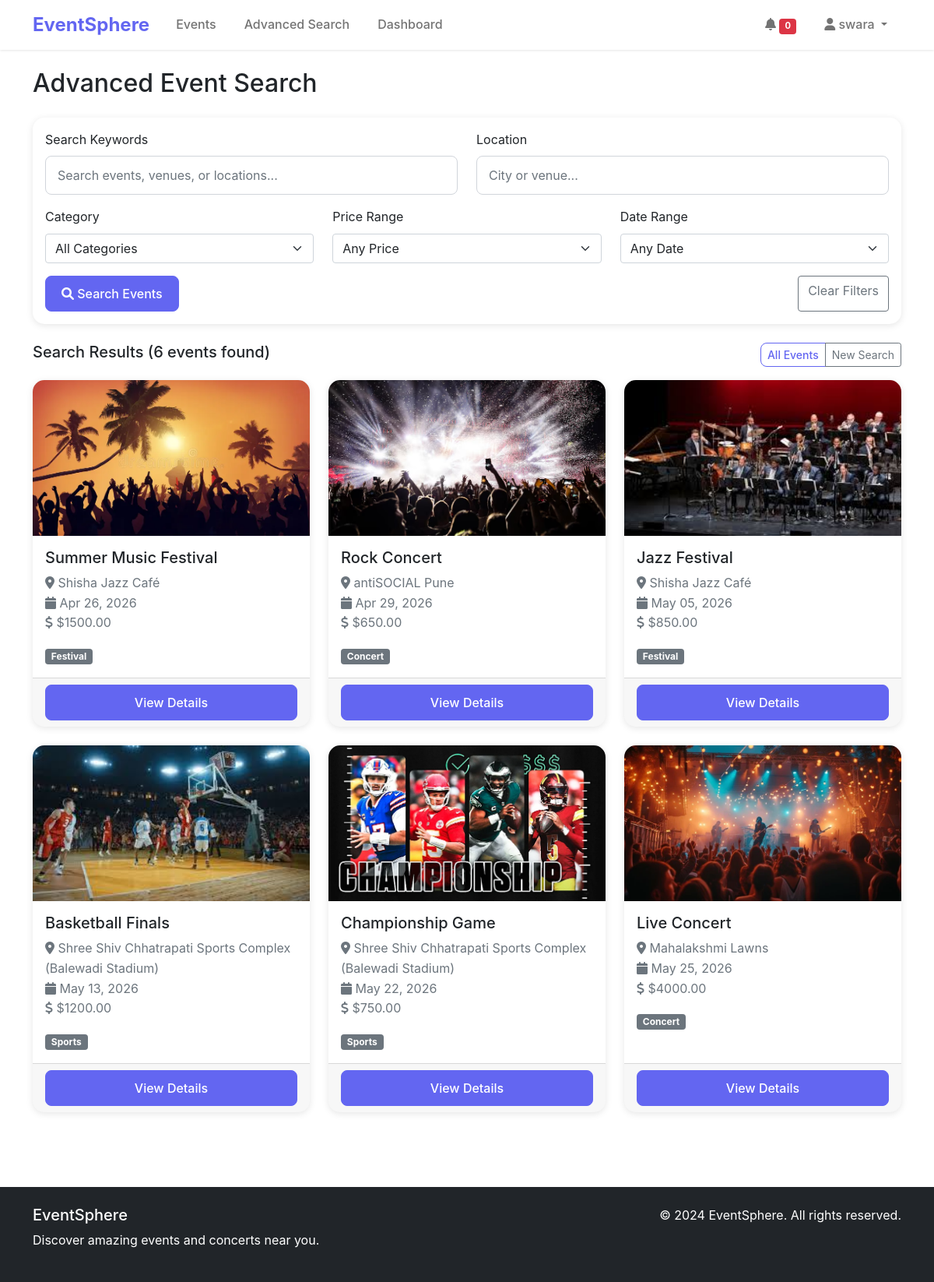
Page /events/advanced-search/ (signed in) on the committed database.
### events/models.py (models this page shows, shortened)
class Event(models.Model):
    title = models.CharField(max_length=200)
    description = models.TextField()
    category = models.ForeignKey(Category, on_delete=models.CASCADE)
    venue = models.ForeignKey(Venue, on_delete=models.CASCADE)
    date = models.DateTimeField()
    price = models.DecimalField(max_digits=10, decimal_places=2)
    image = models.ImageField(upload_to='events/', blank=True, null=True)
    created_by = models.ForeignKey(User, on_delete=models.CASCADE, null=True, blank=True)
    created_at = models.DateTimeField(auto_now_add=True)
    updated_at = models.DateTimeField(auto_now=True)
    is_active = models.BooleanField(default=True)
    class Meta:
        ordering = ['date']

class Venue(models.Model):
    name = models.CharField(max_length=200)
    address = models.TextField()
    city = models.CharField(max_length=100)
    state = models.CharField(max_length=100)
    zip_code = models.CharField(max_length=20)
    capacity = models.IntegerField(default=0)

class Category(models.Model):
    name = models.CharField(max_length=100)
    slug = models.SlugField(unique=True)
    description = models.TextField(blank=True)
    image = models.ImageField(upload_to='categories/', blank=True, null=True)
    class Meta:
        verbose_name_plural = "Categories"
    def __str__(self):
        return self.name

### events/views.py (the view)
# urls.py: path('advanced-search/', views.advanced_search, name='advanced_search'),
def advanced_search(request):
    form = EventSearchForm(request.GET or None)
    events = Event.objects.filter(is_active=True).order_by('date')
    if form.is_valid():
        events = form.filter_events(events)
    paginator = Paginator(events, 12)
    page_number = request.GET.get('page')
    page_obj = paginator.get_page(page_number)
    context = {
        'page_obj': page_obj,
        'form': form,
    }
    return render(request, 'events/advanced_search.html', context)

### templates/events/advanced_search.html (shortened to what this page needs)
{% extends 'base.html' %}
{% load static %}
{% block content %}
<div class="container py-4">
    <h2 class="mb-4">Advanced Event Search</h2>
    <div class="card mb-4">
        <div class="card-body">
            <form method="GET">
                <div class="row">
                    <div class="col-md-6">
                        <div class="mb-3">
                            <label for="{{ form.query.id_for_label }}" class="form-label">Search Keywords</label>
                            {{ form.query }}
                        </div>
                    </div>
                    <div class="col-md-6">
                        <div class="mb-3">
                            <label for="{{ form.location.id_for_label }}" class="form-label">Location</label>
                            {{ form.location }}
                        </div>
                    </div>
                </div>
                <div class="row">
                    <div class="col-md-4">
                        <div class="mb-3">
                            <label for="{{ form.category.id_for_label }}" class="form-label">Category</label>
                            {{ form.category }}
                        </div>
                    </div>
                    <div class="col-md-4">
                        <div class="mb-3">
                            <label for="{{ form.price_range.id_for_label }}" class="form-label">Price Range</label>
                            {{ form.price_range }}
                        </div>
                    </div>
                    <div class="col-md-4">
                        <div class="mb-3">
                            <label for="{{ form.date_range.id_for_label }}" class="form-label">Date Range</label>
                            {{ form.date_range }}
                        </div>
                    </div>
                </div>
                <div class="d-flex justify-content-between">
                    <button type="submit" class="btn btn-primary">
                        <i class="fas fa-search"></i> Search Events
                    </button>
                    <a href="{% url 'events:advanced_search' %}" class="btn btn-outline-secondary">Clear Filters</a>
                </div>
            </form>
        </div>
    </div>
    {% if page_obj %}
    <div class="d-flex justify-content-between align-items-center mb-3">
        <h5>Search Results ({{ page_obj.paginator.count }} events found)</h5>
        <div class="btn-group" role="group">
            <a href="{% url 'events:event_list' %}" class="btn btn-outline-primary btn-sm">All Events</a>
            <a href="{% url 'events:advanced_search' %}" class="btn btn-outline-secondary btn-sm">New Search</a>
        </div>
    </div>
    <div class="row">
        {% for event in page_obj %}
        <div class="col-md-4 mb-4">
            <div class="card event-card h-100">
                {% if event.image %}
                <img src="{{ event.image.url }}" class="card-img-top" alt="{{ event.title }}">
                {% else %}
                <div class="card-img-top bg-primary d-flex align-items-center justify-content-center" style="height: 200px;">
                    <i class="fas fa-calendar-alt fa-3x text-white"></i>
                </div>
                {% endif %}
                <div class="card-body">
                    <h5 class="card-title">{{ event.title }}</h5>
                    <p class="card-text text-muted">
                        <i class="fas fa-map-marker-alt"></i> {{ event.venue.name }}<br>
                        <i class="fas fa-calendar"></i> {{ event.date|date:"M d, Y" }}<br>
                        <i class="fas fa-dollar-sign"></i> ${{ event.price }}
                    </p>
                    <span class="badge bg-secondary">{{ event.category.name }}</span>
                </div>
                <div class="card-footer">
                    <a href="{% url 'events:event_detail' event.pk %}" class="btn btn-primary w-100">View Details</a>
                </div>
            </div>
        </div>
        {% endfor %}
    </div>
    {% endif %}
</div>
{% endblock %}

### templates/base.html (shortened to what this page needs)
<!DOCTYPE html>
<html lang="en">
<head>
    {% load static %}
    <link href="https://cdn.jsdelivr.net/npm/bootstrap@5.1.3/dist/css/bootstrap.min.css" rel="stylesheet">
    <link href="https://cdnjs.cloudflare.com/ajax/libs/font-awesome/6.0.0/css/all.min.css" rel="stylesheet">
    <link href="{% static 'css/style.css' %}" rel="stylesheet">
</head>
<body>
    <nav class="navbar navbar-expand-lg navbar-light bg-white shadow-sm">
        <div class="container">
            <a class="navbar-brand fw-bold" href="{% url 'home' %}">EventSphere</a>
            <div class="collapse navbar-collapse" id="navbarNav">
                <ul class="navbar-nav me-auto">
                    <li class="nav-item">
                        <a class="nav-link" href="{% url 'events:event_list' %}">Events</a>
                    </li>
                    <li class="nav-item">
                        <a class="nav-link" href="{% url 'events:advanced_search' %}">Advanced Search</a>
                    </li>
                    {% if user.is_authenticated %}
                    <li class="nav-item">
                        <a class="nav-link" href="{% url 'dashboard:dashboard' %}">Dashboard</a>
                    </li>
                    {% endif %}
                </ul>
                <ul class="navbar-nav">
                    {% if user.is_authenticated %}
                    <li class="nav-item">
                        <a class="nav-link" href="{% url 'notifications:notification_list' %}">
                            <i class="fas fa-bell"></i>
                            <span class="badge bg-danger" id="notification-count" style="font-size: 0.7em;">0</span>
                        </a>
                    </li>
                    <li class="nav-item dropdown">
                        <a class="nav-link dropdown-toggle" href="#" id="navbarDropdown" role="button" data-bs-toggle="dropdown">
                            <i class="fas fa-user"></i> {{ user.username }}
                        </a>
                    </li>
                    {% endif %}
                </ul>
            </div>
        </div>
    </nav>
    <main>
        {% block content %}
        {% endblock %}
    </main>
    <footer class="bg-dark text-white py-4 mt-5">
        <div class="container">
            <div class="row">
                <div class="col-md-6">
                    <h5>EventSphere</h5>
                    <p>Discover amazing events and concerts near you.</p>
                </div>
                <div class="col-md-6 text-md-end">
                    <p>&copy; 2024 EventSphere. All rights reserved.</p>
                </div>
            </div>
        </div>
    </footer>
</body>
</html>

### static/css/style.css (style rules this page uses)
:root { --primary-color: #6366f1; --secondary-color: #8b5cf6; --dark-color: #1f2937; --light-color: #f8fafc; }
body { font-family: 'Inter', -apple-system, BlinkMacSystemFont, sans-serif; line-height: 1.6; }
.event-card { border: none; border-radius: 15px; overflow: hidden; transition: transform 0.3s ease, box-shadow 0.3s ease; }
.event-card .card-img-top { height: 200px; object-fit: cover; }
.navbar-brand { font-size: 1.5rem; color: var(--primary-color) !important; }
.navbar-nav .nav-link { font-weight: 500; margin: 0 10px; }
.btn-primary { background-color: var(--primary-color); border-color: var(--primary-color); border-radius: 8px; font-weight: 500; padding: 10px 20px; }
.btn-outline-primary { color: var(--primary-color); border-color: var(--primary-color); border-radius: 8px; font-weight: 500; }
.card { border: none; border-radius: 15px; box-shadow: 0 2px 10px rgba(0, 0, 0, 0.1); }
.form-control { border-radius: 8px; border: 1px solid #d1d5db; padding: 12px 15px; }
.shadow-sm { box-shadow: 0 1px 3px rgba(0, 0, 0, 0.1) !important; }
footer { margin-top: auto; }

### rows in the picture
Event: image (picture), title "Summer Music Festival", venue.name "Shisha Jazz Café", date "Apr 26, 2026", price "1500.00", category.name "Festival"
Event: image (picture), title "Rock Concert", venue.name "antiSOCIAL Pune", date "Apr 29, 2026", price "650.00", category.name "Concert"
Event: image (picture), title "Jazz Festival", venue.name "Shisha Jazz Café", date "May 05, 2026", price "850.00", category.name "Festival"
Event: image (picture), title "Basketball Finals", venue.name "Shree Shiv Chhatrapati Sports Complex (Balewadi Stadium)", date "May 13, 2026", price "1200.00", category.name "Sports"
Event: image (picture), title "Championship Game", venue.name "Shree Shiv Chhatrapati Sports Complex (Balewadi Stadium)", date "May 22, 2026", price "750.00", category.name "Sports"
Event: image (picture), title "Live Concert", venue.name "Mahalakshmi Lawns", date "May 25, 2026", price "4000.00", category.name "Concert"

### other values in the picture
{{ user.username }} "swara"
{{ page_obj.paginator.count }} "6"
